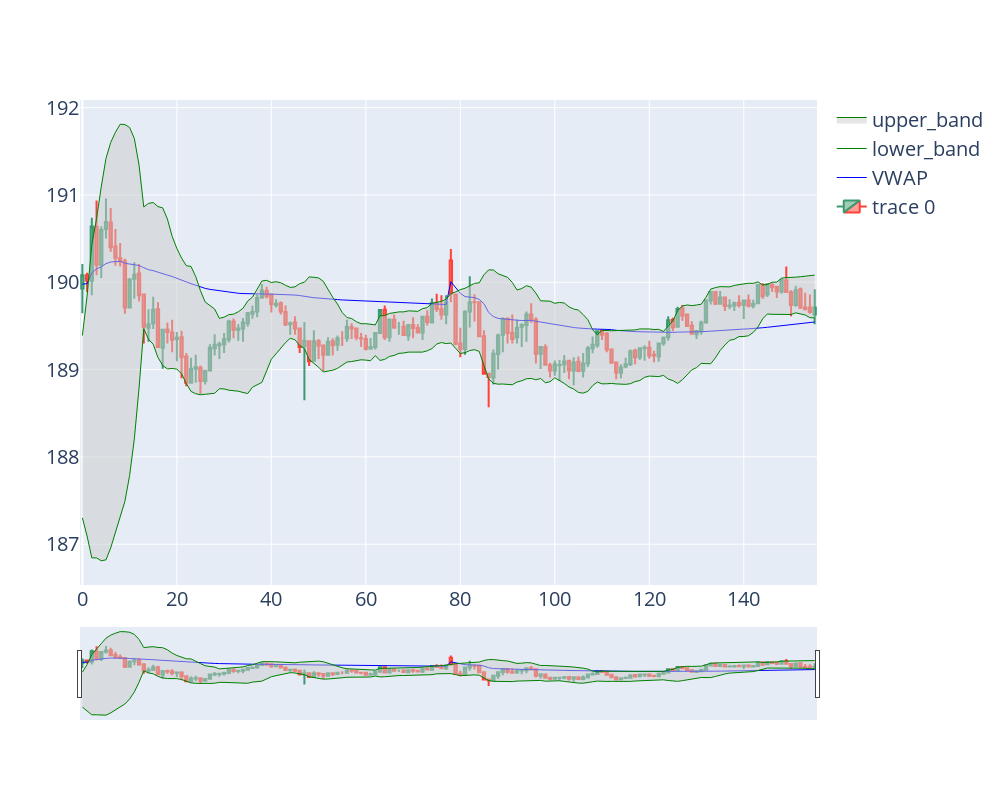

Notebook source saved alongside this figure:
### Code cell
import plotly.graph_objects as go
from datetime import datetime
dfpl = df.last('2D')
dfpl.reset_index(inplace=True)
fig = go.Figure(data=[go.Candlestick(x=dfpl.index,
                open=dfpl['Open'],
                high=dfpl['High'],
                low=dfpl['Low'],
                close=dfpl['Close']),
                go.Scatter(x=dfpl.index, y=dfpl.VWAP, 
                           line=dict(color='blue', width=1), 
                           name="VWAP"), 
                go.Scatter(x=dfpl.index, y=dfpl["lower_band"], 
                           line=dict(color='green', width=1), 
                           name="lower_band"),
                go.Scatter(x=dfpl.index, y=dfpl['upper_band'], 
                           line=dict(color='green', width=1),
                           fill='tonexty',  # Fill area between the bands
                           fillcolor='rgba(204, 204, 204, 0.5)',  # Grey color with some transparency
                           name="upper_band")])

# fig.add_scatter(x=dfpl.index, y=dfpl['pointposbreak'], mode="markers",
#                 marker=dict(size=10, color="MediumPurple"),
#                 name="Signal")

fig.update_layout(
    width=1000, 
    height=800,
    font=dict(size=20)
)
fig.show()

### Figure 1 — Plotly figure (JSON) as saved in the notebook; plotly's stock layout.template omitted (floating-point values rounded to 4 significant figures; data arrays with more than 128 entries replaced by an {"elided": "..."} marker saying what was removed)
{"data": [{"close": {"elided": "156 float values"}, "high": {"elided": "156 float values"}, "low": {"elided": "156 float values"}, "open": {"elided": "156 float values"}, "type": "candlestick", "x": {"elided": "156 int values"}}, {"line": {"color": "blue", "width": 1}, "name": "VWAP", "type": "scatter", "x": {"elided": "156 int values"}, "y": {"elided": "156 float values"}}, {"line": {"color": "green", "width": 1}, "name": "lower_band", "type": "scatter", "x": {"elided": "156 int values"}, "y": {"elided": "156 float values"}}, {"fill": "tonexty", "fillcolor": "rgba(204, 204, 204, 0.5)", "line": {"color": "green", "width": 1}, "name": "upper_band", "type": "scatter", "x": {"elided": "156 int values"}, "y": {"elided": "156 float values"}}], "layout": {"font": {"size": 20}, "height": 800, "width": 1000}}
